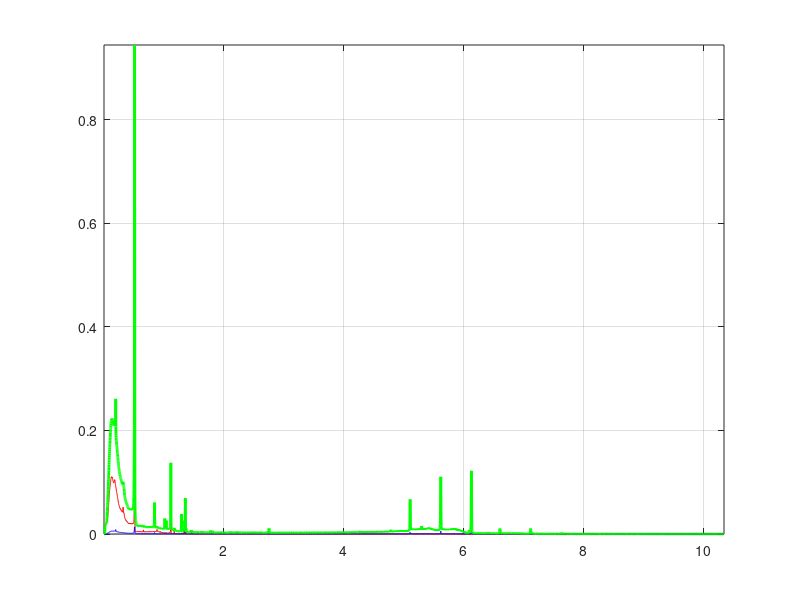

Here is the MATLAB script that generated this plot: (Note: this script raises an error after producing the figure.)
clc; clear; close all
load gamma.mat
MWth=20;
plot(x,ybackground,'r',x,yreactor,'b',x,ybackground+yreactor*MWth,'g','linewidth',2); axis tight; grid on

sum(sort*MWth)
sum(ybackground)